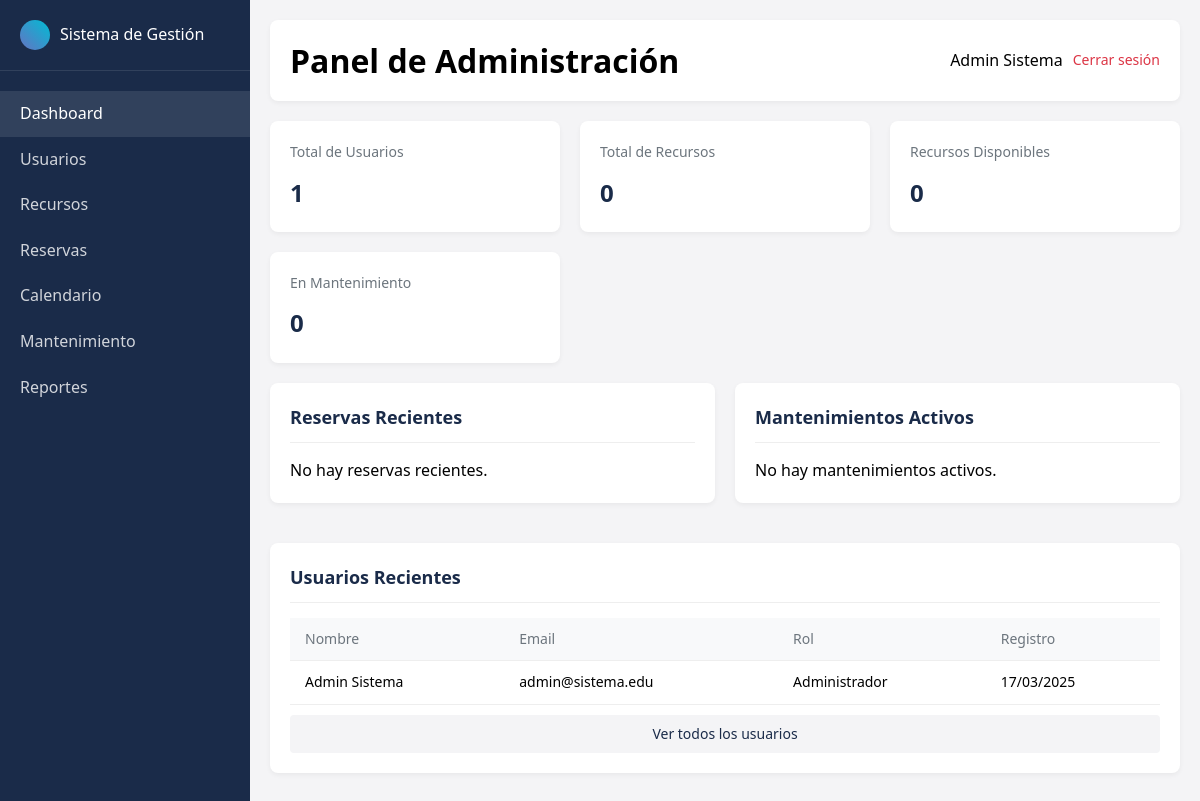
Page /admin/dashboard.php (signed in) on the committed database.
### tables this page shows
CREATE TABLE IF NOT EXISTS usuarios (
    id_usuario INT AUTO_INCREMENT PRIMARY KEY,
    nombre VARCHAR(50) NOT NULL,
    apellido VARCHAR(50) NOT NULL,
    email VARCHAR(100) NOT NULL UNIQUE,
    contraseña VARCHAR(255) NOT NULL,
    id_rol INT NOT NULL,
    activo TINYINT(1) DEFAULT 1,
    fecha_registro DATETIME DEFAULT CURRENT_TIMESTAMP,
    ultimo_login DATETIME,
    FOREIGN KEY (id_rol) REFERENCES roles(id_rol) ON DELETE RESTRICT
);

### config/database.php (called while the page is built, shortened)
<?php
class Database
{
    private static $instance = null;
    private $connection;
    private function __construct()
    {
        $host = 'localhost';
        $user = 'root';
        $pass = '';
        $name = 'sistema_recursos';
        $charset = 'utf8mb4';
        try {
            $this->connection = new mysqli($host, $user, $pass, $name);
            $this->connection->set_charset($charset);
        } catch (Exception $e) {
            $this->error = $e->getMessage();
            error_log($this->error);
        }
    }
    public static function getInstance()
    {
        if (self::$instance === null) {
            self::$instance = new self();
        }
        return self::$instance;
    }
    public function query($sql, $params = [])
    {
        try {
            if (empty($params)) {
                $result = $this->connection->query($sql);
                return $result;
            }
            $stmt = $this->connection->prepare($sql);
            $result = $stmt->get_result();
            return $result;
        } catch (Exception $e) {
            $this->error = $e->getMessage();
            error_log($this->error);
            return false;
        }
    }
    public function getRow($sql, $params = [])
    {
        $result = $this->query($sql, $params);
        $row = $result->fetch_assoc();
        return $row;
    }
    public function getRows($sql, $params = [])
    {
        $result = $this->query($sql, $params);
        $rows = [];
        while ($row = $result->fetch_assoc()) {
            $rows[] = $row;
        }
        return $rows;
    }
}

### includes/functions.php (called while the page is built, shortened)
<?php
function format_date($date, $with_time = false)
{
    $format = $with_time ? 'd/m/Y H:i' : 'd/m/Y';
    return date($format, strtotime($date));
}
function nombre_rol($id_rol)
{
    $roles = [
        ROL_ADMIN => 'Administrador',
        ROL_ACADEMICO => 'Académico',
        ROL_PROFESOR => 'Profesor',
        ROL_ESTUDIANTE => 'Estudiante'
    ];
    return $roles[$id_rol] ?? 'Desconocido';
}

### public/admin/dashboard.php (the view, shortened to what this page needs)
<?php
require_once '../../config/database.php';
require_once '../../includes/functions.php';
$db = Database::getInstance();
$total_usuarios = $db->getRow("SELECT COUNT(*) as total FROM usuarios")['total'] ?? 0;
$total_recursos = $db->getRow("SELECT COUNT(*) as total FROM recursos")['total'] ?? 0;
$reservas_recientes = $db->getRows("
    SELECT r.id_reserva, r.fecha_inicio, r.fecha_fin, r.estado,
           u.nombre, u.apellido, rc.nombre as recurso
    FROM reservas r
    JOIN usuarios u ON r.id_usuario = u.id_usuario
    JOIN recursos rc ON r.id_recurso = rc.id_recurso
    ORDER BY r.fecha_creacion DESC
    LIMIT 5
");
$mantenimientos_activos = $db->getRows("
    SELECT m.id_mantenimiento, m.fecha_inicio, m.estado,
           u.nombre, u.apellido, r.nombre as recurso
    FROM mantenimiento m
    JOIN usuarios u ON m.id_usuario = u.id_usuario
    JOIN recursos r ON m.id_recurso = r.id_recurso
    WHERE m.estado IN ('pendiente', 'en progreso')
    ORDER BY m.fecha_inicio ASC
    LIMIT 5
");
$usuarios_recientes = $db->getRows("
    SELECT id_usuario, nombre, apellido, email, id_rol, fecha_registro
    FROM usuarios
    ORDER BY fecha_registro DESC
    LIMIT 5
");
?>
<!DOCTYPE html>
<html lang="es">
<head>
    <link rel="stylesheet" href="../assets/css/styles.css">
</head>
<body>
    <div class="dashboard">
        <div class="sidebar">
            <div class="sidebar-header">
                <div class="logo-icon"></div>
                <div>Sistema de Gestión</div>
            </div>
            <div class="sidebar-nav">
                <a href="dashboard.php" class="nav-item active">Dashboard</a>
                <a href="../usuarios/listar.php" class="nav-item">Usuarios</a>
                <a href="../recursos/listar.php" class="nav-item">Recursos</a>
                <a href="../reservas/listar.php" class="nav-item">Reservas</a>
                <a href="../reservas/calendario.php" class="nav-item">Calendario</a>
                <a href="../mantenimiento/listar.php" class="nav-item">Mantenimiento</a>
                <a href="../reportes/reportes_dashboard.php" class="nav-item">Reportes</a>
            </div>
        </div>
        <div class="content">
            <div class="top-bar">
                <h1>Panel de Administración</h1>
                <div class="user-info">
                    <span class="user-name"><?php echo $_SESSION['usuario_nombre']; ?></span>
                    <a href="../logout.php" class="logout-btn">Cerrar sesión</a>
                </div>
            </div>
            <div class="stats-grid">
                <div class="stat-card">
                    <div class="stat-title">Total de Usuarios</div>
                    <div class="stat-value"><?php echo $total_usuarios; ?></div>
                </div>
                <div class="stat-card">
                    <div class="stat-title">Total de Recursos</div>
                    <div class="stat-value"><?php echo $total_recursos; ?></div>
                </div>
                <div class="stat-card">
                    <div class="stat-title">Recursos Disponibles</div>
                    <div class="stat-value">
                        <?php
                        $disponibles = 0;
                        echo $disponibles;
                        ?>
                    </div>
                </div>
                <div class="stat-card">
                    <div class="stat-title">En Mantenimiento</div>
                    <div class="stat-value">
                        <?php
                        $en_mantenimiento = 0;
                        echo $en_mantenimiento;
                        ?>
                    </div>
                </div>
            </div>
            <div class="grid-2">
                <div class="card">
                    <div class="card-title">Reservas Recientes</div>
                    <?php if (empty($reservas_recientes)): ?>
                        <p>No hay reservas recientes.</p>
                    <?php endif; ?>
                </div>
                <div class="card">
                    <div class="card-title">Mantenimientos Activos</div>
                    <?php if (empty($mantenimientos_activos)): ?>
                        <p>No hay mantenimientos activos.</p>
                    <?php endif; ?>
                </div>
            </div>
            <div class="card" style="margin-top: 20px;">
                <div class="card-title">Usuarios Recientes</div>
                <?php if (empty($usuarios_recientes)): ?>
                    <p>No hay usuarios recientes.</p>
                <?php else: ?>
                    <table>
                        <tr>
                            <th>Nombre</th>
                            <th>Email</th>
                            <th>Rol</th>
                            <th>Registro</th>
                        </tr>
                        <?php foreach ($usuarios_recientes as $usuario): ?>
                            <tr>
                                <td><?php echo $usuario['nombre'] . ' ' . $usuario['apellido']; ?></td>
                                <td><?php echo $usuario['email']; ?></td>
                                <td><?php echo nombre_rol($usuario['id_rol']); ?></td>
                                <td><?php echo format_date($usuario['fecha_registro']); ?></td>
                            </tr>
                        <?php endforeach; ?>
                    </table>
                    <a href="../usuarios/listar.php" class="view-all">Ver todos los usuarios</a>
                <?php endif; ?>
            </div>
        </div>
    </div>
</body>
</html>

### public/assets/css/styles.css (style rules this page uses)
:root { --primary-color: #4a90e2; --secondary-color: #6573c3; --dark-color: #1a2b49; --light-color: #f4f4f6; --success-color: #28a745; --warning-color: #ffc107; --danger-color: #dc3545; --gray-color: #6c757d; }
* { margin: 0; padding: 0; box-sizing: border-box; }
body { font-family: system-ui, -apple-system, sans-serif; margin: 0; padding: 0; background-color: var(--light-color); line-height: 1.6; }
.dashboard { display: flex; min-height: 100vh; }
.sidebar { width: 250px; background-color: var(--dark-color); color: white; padding: 20px 0; }
.sidebar-header { padding: 0 20px 20px; border-bottom: 1px solid rgba(255, 255, 255, 0.1); display: flex; align-items: center; gap: 10px; }
.logo-icon { width: 30px; height: 30px; background: linear-gradient(45deg, #6573c3, #00bcd4); border-radius: 50%; }
.sidebar-nav { padding: 20px 0; }
.nav-item { padding: 10px 20px; display: block; color: rgba(255, 255, 255, 0.8); text-decoration: none; transition: all 0.3s; }
.nav-item:hover, .nav-item.active { background-color: rgba(255, 255, 255, 0.1); color: white; }
.content { flex: 1; padding: 20px; }
.top-bar { display: flex; justify-content: space-between; align-items: center; margin-bottom: 20px; background-color: white; padding: 15px 20px; border-radius: 8px; box-shadow: 0 2px 5px rgba(0, 0, 0, 0.05); }
.user-info { display: flex; align-items: center; gap: 10px; }
.user-name { font-weight: 500; }
.logout-btn { color: var(--danger-color); text-decoration: none; font-size: 14px; }
.card { background-color: white; border-radius: 8px; padding: 20px; box-shadow: 0 2px 5px rgba(0, 0, 0, 0.05); margin-bottom: 20px; }
.card-title { color: var(--dark-color); font-size: 18px; margin-bottom: 15px; font-weight: 600; border-bottom: 1px solid #eee; padding-bottom: 10px; }
.stats-grid { display: grid; grid-template-columns: repeat(auto-fit, minmax(250px, 1fr)); gap: 20px; margin-bottom: 20px; }
.stat-card { background-color: white; border-radius: 8px; padding: 20px; box-shadow: 0 2px 5px rgba(0, 0, 0, 0.05); }
.stat-title { color: var(--gray-color); font-size: 14px; margin-bottom: 10px; }
.stat-value { font-size: 24px; font-weight: 600; color: var(--dark-color); }
.grid-2 { display: grid; grid-template-columns: repeat(2, 1fr); gap: 20px; }
.view-all { display: block; text-align: center; padding: 8px; background-color: var(--light-color); color: var(--dark-color); text-decoration: none; margin-top: 10px; border-radius: 4px; font-size: 14px; transition: background-color 0.3s; }
table { width: 100%; border-collapse: collapse; font-size: 14px; }
table th, table td { padding: 10px 15px; text-align: left; border-bottom: 1px solid #eee; }
table th { font-weight: 500; color: var(--gray-color); background-color: #f8f9fa; }

### rows in the picture
usuarios: nombre "Admin", apellido "Sistema", email "admin@sistema.edu", id_rol "Administrador", fecha_registro "17/03/2025"

### other values in the picture
$_SESSION['usuario_nombre'] "Admin Sistema"
$total_usuarios "1"
$total_recursos "0"
$disponibles "0"
$en_mantenimiento "0"
